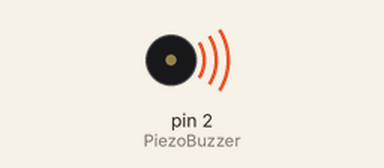
A sketch run on a simulated Arduino Uno, built with avr-gcc and run on an emulated ATmega328P. On the bench: buzzer (waves = sounding, pin HIGH).

Above: at 0.5 s.
Timing chart, 0 to 4.6 s (numbered marks = the images above):
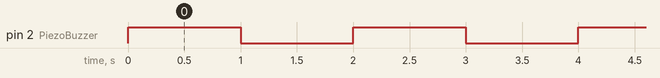

Measured:
- by itself, pin 2 (PiezoBuzzer): alternates HIGH for 1.0 s and LOW for 1.0 s

The sketch:

PiezzoBuzzer.ino
```cpp
#define PiezoBuzzer 2

void setup(){
 pinMode(PiezoBuzzer, OUTPUT);
}

void loop(){
 digitalWrite(PiezoBuzzer,HIGH);
 delay(1000);
 digitalWrite(PiezoBuzzer,LOW);
 delay(1000);
 digitalWrite(PiezoBuzzer,HIGH);
 delay(1000);
 digitalWrite(PiezoBuzzer,LOW);
 delay(1000);
 digitalWrite(PiezoBuzzer,HIGH);
 delay(1000);
 digitalWrite(PiezoBuzzer,LOW);
 delay(1000);
}
```
